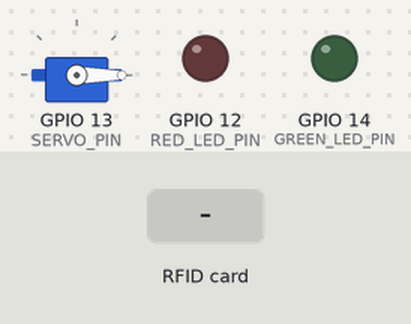
This sketch was run on a simulated ESP32. Shown: servo, output pins drawn as LEDs (lit = HIGH). The inputs (shaded band) are chosen by the test bench. WiFi joins after 1.5 s; servers stay silent unless stated; uploads are accepted with an empty reply; what the sketch prints to the serial monitor is not drawn.

Above: at 3.7 s.
3.8 s: RFID card 00 00 00 00 00 00 held to the reader
At 6.1 s:
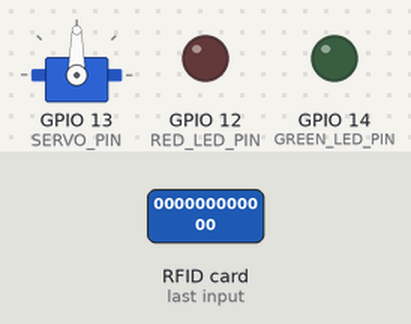
6.5 s: RFID card 5E 7A 19 C4 held to the reader
At 7.5 s:
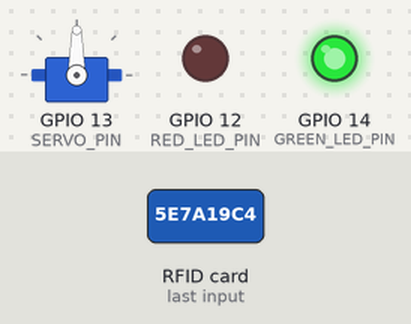
Timing chart, 0 to 11.2 s (numbered marks = the images above; inputs shaded):
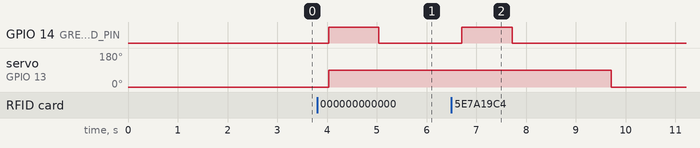

The sketch:

Imara_Iot.ino
```cpp
#include <Arduino.h>
#include <WiFi.h>
#include <HTTPClient.h>
#include <SPI.h>
#include <MFRC522.h>
#include <ESP32Servo.h>

// ---------------------------------------------------------
// PARAMÈTRES RÉSEAU (WIFI & BACKEND)
// ---------------------------------------------------------
const char* ssid = "STARLINK2";
const char* password = "DOOT1KAYs";
// L'URL du backend (Port 8012 d'après .env)
const char* backendUrl = "http://192.168.1.114:8012/api/scans/verify";
String readerId = ""; // Sera initialisé avec l'adresse MAC

// ---------------------------------------------------------
// DÉFINITION DES PINS
// ---------------------------------------------------------
#define SS_PIN        5
#define RST_PIN       22
#define GREEN_LED_PIN 14
#define RED_LED_PIN   12
#define SERVO_PIN     13 // Mis à jour selon votre modification

MFRC522 rfid(SS_PIN, RST_PIN);
Servo barrierServo;

const int ANGLE_CLOSED = 0;
const int ANGLE_OPEN = 90;
const int OPEN_DURATION = 3000;

enum class AccessResult {
  AUTHORIZED,
  UNKNOWN_CARD,
  SERVER_ERROR,
  NETWORK_ERROR,
};

String buildFallbackReaderId() {
  // Uses the ESP32 eFuse MAC as a stable fallback when WiFi MAC is unavailable.
  uint64_t chipId = ESP.getEfuseMac();
  char idBuffer[13];
  snprintf(
    idBuffer,
    sizeof(idBuffer),
    "%02X%02X%02X%02X%02X%02X",
    (uint8_t)(chipId >> 40),
    (uint8_t)(chipId >> 32),
    (uint8_t)(chipId >> 24),
    (uint8_t)(chipId >> 16),
    (uint8_t)(chipId >> 8),
    (uint8_t)chipId
  );
  return String(idBuffer);
}

String resolveReaderId() {
  String id = WiFi.macAddress();
  id.replace(":", "");
  id.toUpperCase();

  if (id.length() == 12 && id != "000000000000") {
    return id;
  }

  String fallback = buildFallbackReaderId();
  Serial.println("ReaderId WiFi invalide, fallback eFuse : " + fallback);
  return fallback;
}

// Timer for polling
unsigned long lastPollTime = 0;
const unsigned long pollInterval = 1500; // Poll every 1.5 seconds

void setup() {
  Serial.begin(115200);
  delay(1000);

  pinMode(GREEN_LED_PIN, OUTPUT);
  pinMode(RED_LED_PIN, OUTPUT);
  digitalWrite(GREEN_LED_PIN, LOW);
  digitalWrite(RED_LED_PIN, LOW);

  ESP32PWM::allocateTimer(0);
  ESP32PWM::allocateTimer(1);
  ESP32PWM::allocateTimer(2);
  ESP32PWM::allocateTimer(3);
  barrierServo.setPeriodHertz(50);
  barrierServo.attach(SERVO_PIN, 500, 2400);
  barrierServo.write(ANGLE_CLOSED);

  SPI.begin();
  rfid.PCD_Init();

  WiFi.mode(WIFI_STA);

  // Connexion au WiFi
  connectWiFi();

  // Initialisation de l'ID unique lecteur après init WiFi
  readerId = resolveReaderId();
  Serial.println("Reader ID : " + readerId);

  Serial.println("SYSTÈME OPÉRATIONNEL : Prêt pour les scans et le polling HTTP...");
}

// Déclaration anticipée pour grantAccess utilisée dans pollBackend
void grantAccess();

void pollBackend() {
  if (WiFi.status() != WL_CONNECTED) return;

  // Example url: http://192.168.1.114:8012/api/readers/command?readerId=XYZ
  String url = "http://192.168.1.114:8012/api/readers/command?readerId=" + readerId;
  HTTPClient http;
  http.begin(url);
  http.setTimeout(2000); // Court timeout pour ne pas bloquer

  int code = http.GET();
  if (code == 200) {
    String response = http.getString();
    // La réponse JSON est {"command":"OPEN"} ou {"command":"NONE"}
    if (response.indexOf("\"command\":\"OPEN\"") >= 0) {
      Serial.println("\n[Polling] Commande d'ouverture reçue du serveur !");
      grantAccess();
    }
  }
  http.end();
}

unsigned long barrierCloseTime = 0;
unsigned long greenLedOffTime = 0;
unsigned long redLedOffTime = 0;

String lastCardUid = "";
unsigned long lastCardTime = 0;
const unsigned long COOLDOWN_SAME_CARD = 3000;

void loop() {
  unsigned long currentMillis = millis();

  // Reconnexion WiFi si nécessaire
  if (WiFi.status() != WL_CONNECTED) {
    connectWiFi();
  }

  // Polling HTTP périodique
  if (currentMillis - lastPollTime >= pollInterval) {
    lastPollTime = currentMillis;
    pollBackend();
  }

  // Gestion asynchrone de la fermeture de barrière
  if (barrierCloseTime > 0 && currentMillis >= barrierCloseTime) {
    barrierServo.write(ANGLE_CLOSED);
    Serial.println("Barrière refermée.");
    barrierCloseTime = 0;
  }

  // Gestion asynchrone des LEDs
  if (greenLedOffTime > 0 && currentMillis >= greenLedOffTime) {
    digitalWrite(GREEN_LED_PIN, LOW);
    greenLedOffTime = 0;
  }

  if (redLedOffTime > 0 && currentMillis >= redLedOffTime) {
    digitalWrite(RED_LED_PIN, LOW);
    redLedOffTime = 0;
  }

  if (!rfid.PICC_IsNewCardPresent() || !rfid.PICC_ReadCardSerial()) {
    return;
  }

  String cardUid = "";
  for (byte i = 0; i < rfid.uid.size; i++) {
    cardUid += String(rfid.uid.uidByte[i] < 0x10 ? "0" : "");
    cardUid += String(rfid.uid.uidByte[i], HEX);
  }
  cardUid.toUpperCase();

  // Vérification Anti-spam (même carte ignorée pendant le cooldown)
  if (cardUid == lastCardUid && (currentMillis - lastCardTime) < COOLDOWN_SAME_CARD) {
    rfid.PICC_HaltA();
    rfid.PCD_StopCrypto1();
    return;
  }

  lastCardUid = cardUid;
  lastCardTime = currentMillis;

  Serial.println("\n--- Nouveau Scan ---");
  Serial.println("UID : " + cardUid);

  // Envoi au Backend et attente de la réponse
  AccessResult result = sendScanToBackend(cardUid);

  if (result == AccessResult::AUTHORIZED) {
    grantAccess();
  } else if (result == AccessResult::UNKNOWN_CARD) {
    denyAccess("ACCÈS REFUSÉ (Carte inconnue)");
  } else if (result == AccessResult::SERVER_ERROR) {
    denyAccess("ACCÈS REFUSÉ (Erreur serveur)");
  } else {
    denyAccess("ACCÈS REFUSÉ (Réseau/timeout)");
  }

  rfid.PICC_HaltA();
  rfid.PCD_StopCrypto1();
}

void connectWiFi() {
  if (WiFi.status() == WL_CONNECTED) return;

  Serial.print("Connexion au WiFi : ");
  Serial.println(ssid);
  WiFi.begin(ssid, password);

  int attempts = 0;
  while (WiFi.status() != WL_CONNECTED && attempts < 20) {
    delay(500);
    Serial.print(".");
    attempts++;
  }

  if (WiFi.status() == WL_CONNECTED) {
    Serial.println("\nConnecté ! IP : " + WiFi.localIP().toString());
  } else {
    Serial.println("\nÉchec de connexion WiFi (mode hors-ligne)");
  }
}

AccessResult sendScanToBackend(String cardUid) {
  if (WiFi.status() != WL_CONNECTED) {
    Serial.println("Erreur : WiFi non connecté. Impossible de vérifier.");
    return AccessResult::NETWORK_ERROR;
  }

  HTTPClient http;
  http.begin(backendUrl);
  http.addHeader("Content-Type", "application/json");
  http.setConnectTimeout(5000);
  http.setTimeout(15000);

  // Construction du JSON avec source BOITIER
  String jsonPayload = "{\"cardId\":\"" + cardUid + "\",\"readerId\":\"" + readerId + "\",\"source\":\"BOITIER\"}";

  Serial.println("Envoi au serveur : " + jsonPayload);
  int httpResponseCode = http.POST(jsonPayload);

  AccessResult result = AccessResult::SERVER_ERROR;

  if (httpResponseCode > 0) {
    String response = http.getString();
    Serial.println("Code HTTP : " + String(httpResponseCode));
    Serial.println("Réponse : " + response);

    // Si 200 ou 201, l'adhérent est connu et autorisé
    if (httpResponseCode == 200 || httpResponseCode == 201) {
      result = AccessResult::AUTHORIZED;
    } else if (httpResponseCode == 403) {
      result = AccessResult::UNKNOWN_CARD;
    } else {
      result = AccessResult::SERVER_ERROR;
    }
  } else {
    Serial.print("Erreur HTTP : ");
    Serial.println(httpResponseCode);
    Serial.println("Détail : " + http.errorToString(httpResponseCode));
    result = AccessResult::NETWORK_ERROR;
  }

  http.end();
  return result;
}

void grantAccess() {
  Serial.println("ACCÈS AUTORISÉ (Adhérent reconnu)");
  digitalWrite(GREEN_LED_PIN, HIGH);
  barrierServo.write(ANGLE_OPEN);

  unsigned long now = millis();
  barrierCloseTime = now + OPEN_DURATION;
  greenLedOffTime = now + 1000;
}

void denyAccess(const String &reason) {
  Serial.println(reason);
  digitalWrite(RED_LED_PIN, HIGH);

  unsigned long now = millis();
  redLedOffTime = now + 1000;
}
```

Measured:
- after the input at 3.8 s, GPIO 14 (GREEN_LED_PIN): LOW → HIGH after 0.23 s, → LOW 1.0 s later; servo on GPIO 13 (SERVO_PIN): 0° → 90° after 0.23 s
- after the input at 6.5 s, GPIO 14 (GREEN_LED_PIN): LOW → HIGH after 0.21 s, → LOW 1.0 s later; servo on GPIO 13 (SERVO_PIN): 90° → 0° after 3.2 s instead of 0.53 s
